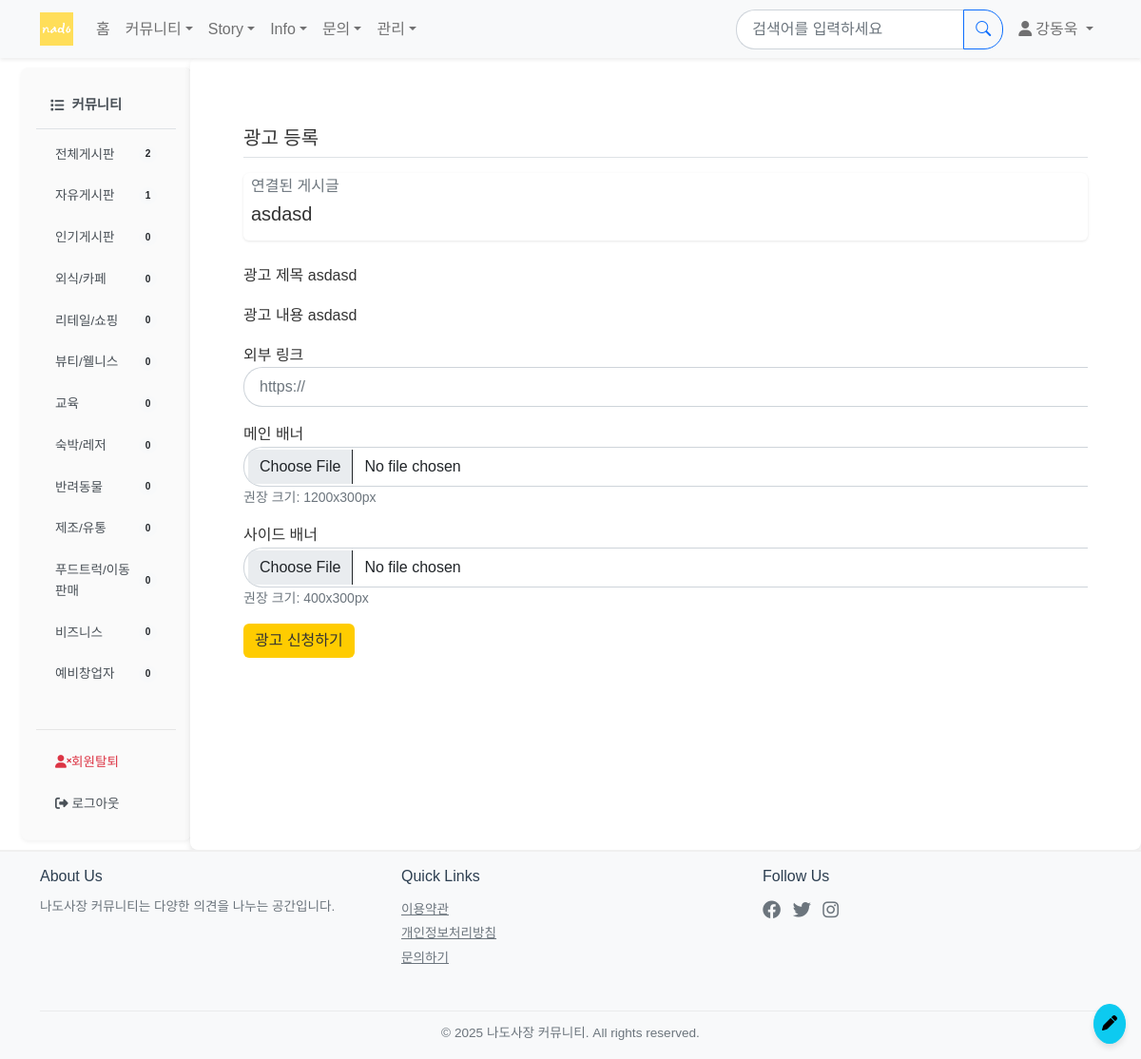
The page /board/advertisement/create/65 (signed in) on the database its author committed.
### common/models.py (models this page shows, shortened)
class CustomUser(AbstractBaseUser, PermissionsMixin):
    username = models.CharField(
        _('닉네임'),
        max_length=150,
        unique = True,
        help_text=_('필수. 150자 이내로 입력해주세요.')
    )
    user_id = models.CharField(
        _('아이디'),
        max_length=30,
        unique=True,
        help_text=_('필수. 로그인에 사용될 아이디를 입력해주세요.')
    )
    email = models.EmailField(
        _('이메일'),
        unique=True,
        help_text=_('필수. 인증에 사용될 이메일을 입력해주세요.')
    )
    business_type = models.ForeignKey(
        BusinessType,
        on_delete=models.SET_NULL,
        null=True,
        blank=True,
        verbose_name=_('업종'),
        related_name='users'
    )
    business_name = models.CharField(
        _('사업장 이름'),
        max_length=100,
        blank=True,
        null=True
    )
    is_active = models.BooleanField(
        _('활성화'),
        default=False,
        help_text=_('이메일 인증 후 활성화됩니다.')
    )
    is_staff = models.BooleanField(
        _('admin 접근 권한'),
        default=False
    )
    is_admin = models.BooleanField(
        _('일반 관리자 권한'),
        default=False
    )
    is_superuser = models.BooleanField(
        _('최고 관리자 권한'),
        default=False
    )
    is_advertise = models.BooleanField(
        _('광고주 권한'),
        default=False
    )
    is_restricted = models.BooleanField(default=False)  # 계정 정지 여부
    restrict_end_date = models.DateTimeField(null=True, blank=True)  # 정지 해제 예정일
    date_joined = models.DateTimeField(_('가입일'), default=timezone.now)
    email_verified = models.BooleanField(_('이메일 인증됨'), default=False)
    objects = CustomUserManager()
    USERNAME_FIELD = 'user_id'
    EMAIL_FIELD = 'email'
    REQUIRED_FIELDS = ['username', 'email']
    class Meta:
        verbose_name = _('사용자')
        verbose_name_plural = _('사용자들')

### board/models.py (models this page shows, shortened)
class Category(models.Model):
    TYPE_CHOICES = (
        ('board', '글게시판'),
        ('story', '이야기게시판'),
        ('advertise','광고게시판'),
        ('info','정보게시판')
    )
    name = models.CharField(max_length=50, unique=True)
    slug = models.SlugField(max_length=200, unique=True)
    description = models.TextField(blank=True)
    order = models.IntegerField(default=0)
    is_active = models.BooleanField(default=True)
    is_business = models.BooleanField(default=False)  # 사업 분야 대분류에 해당. profile, 회원가입에 사용됨.
    type = models.CharField(max_length=10, choices=TYPE_CHOICES, default='board')
    created_at = models.DateTimeField(auto_now_add=True)

class Question(models.Model):
    category = models.ForeignKey(
        Category,
        on_delete=models.SET_NULL,
        null=True,
        related_name='questions'
    )
    author = models.ForeignKey(settings.AUTH_USER_MODEL, on_delete=models.CASCADE, related_name='author_question')
    subject = models.CharField(max_length=200)
    content = models.TextField()
    modify_date = models.DateTimeField(null=True, blank=True)
    create_date = models.DateTimeField()
    up_voter = models.ManyToManyField(settings.AUTH_USER_MODEL, related_name='question_up_voter',blank=True)
    down_voter = models.ManyToManyField(settings.AUTH_USER_MODEL, related_name='question_down_voter',blank=True)
    is_notice = models.BooleanField(default=False)
    bookmarks = models.ManyToManyField(settings.AUTH_USER_MODEL, related_name='bookmarked_questions', blank=True)
    view_count = models.PositiveIntegerField(default=0)

### board/views/advertise_views.py (the view)
# urls.py: path('advertisement/create/<int:question_id>', advertise_views.advertisement_create, name='advertisement_create'),
@login_required(login_url='common:login')
def advertisement_create(request, question_id):
    question = get_object_or_404(Question, pk=question_id)
    if request.user != question.author or not request.user.is_advertise:
        raise PermissionDenied('광고 등록 권한이 없습니다.')
    if request.method == 'POST':
        form = AdvertisementForm(request.POST, request.FILES)
        if form.is_valid():
            advertisement = form.save(commit=False)
            advertisement.question = question
            advertisement.save()
            messages.success(request, '광고가 신청되었습니다. 관리자 승인 후 게시됩니다.')
            return redirect('board:detail', question_id=question.id)
    else:
        form = AdvertisementForm()
    context = {
        'form': form,
        'question': question
    }
    return render(request, 'board/advertisement/advertisement_form.html', context)

### board/forms.py
class AdvertisementForm(forms.ModelForm):
    class Meta:
        model = Advertisement
        fields = ['external_link', 'main_banner', 'side_banner']
        widgets = {
            'external_link': forms.URLInput(attrs={
                'class': 'form-control',
                'placeholder': 'https://'
            }),
            'main_banner': forms.FileInput(attrs={
                'class': 'form-control'
            }),
            'side_banner': forms.FileInput(attrs={
                'class': 'form-control'
            })
        }

### board/context_processors.py (called while the page is built)
def categories(request):
    return {
        'categories' : Category.objects.filter(is_active = True).order_by('order')
    }

def board_categories(request):
    board_categories = Category.objects.filter(is_active=True,type='board')
    return {
        'board_categories' : Category.objects.filter(is_active=True,type='board').order_by('order'),
        'board_Q_count' : Question.objects.filter(category__in=board_categories).count(),
        'user_count' : CustomUser.objects.filter(is_active=True).count()
            }

def board_business_categories(request):
    return {
        'business_categories' : Category.objects.filter(is_active=True,type='board',is_business=True).order_by('order'),
        'nonbusiness_categories' : Category.objects.filter(is_active=True,type='board',is_business=False).order_by('order')
            }

def each_categories(request):
    return {
        'story_categories' : Category.objects.filter(is_active=True,type='story').order_by('order'),
        'info_categories' : Category.objects.filter(is_active=True,type='info').order_by('order') ,
        'advertise_categories' : Category.objects.filter(is_active=True,type='advertise').order_by('order')
    }

### templates/board/advertisement/advertisement_form.html (shortened to what this page needs)
{% extends "base.html" %}
{% block content %}
<div class="container">
    <h5 class="my-3 border-bottom pb-2">광고 등록</h5>
    <div class="card mb-4">
        <div class="card-body">
            <h6 class="card-subtitle mb-2 text-muted">연결된 게시글</h6>
            <h5 class="card-title">{{ question.subject }}</h5>
        </div>
    </div>
    <form method="post" enctype="multipart/form-data" class="post-form my-3">
        <div class="form-group mb-3">
            <label for="{{ form.title.id_for_label }}">광고 제목</label>
            {{ question.subject }}
        </div>
        <div class="form-group mb-3">
            <label for="{{ form.content.id_for_label }}">광고 내용</label>
            {{ question.content|striptags }}
        </div>
        <div class="form-group mb-3">
            <label for="{{ form.external_link.id_for_label }}">외부 링크</label>
            {{ form.external_link }}
        </div>
        <div class="form-group mb-3">
            <label for="{{ form.main_banner.id_for_label }}">메인 배너</label>
            {{ form.main_banner }}
            <small class="text-muted d-block">권장 크기: 1200x300px</small>
        </div>
        <div class="form-group mb-3">
            <label for="{{ form.side_banner.id_for_label }}">사이드 배너</label>
            {{ form.side_banner }}
            <small class="text-muted d-block">권장 크기: 400x300px</small>
        </div>
        <button type="submit" class="btn btn-primary">광고 신청하기</button>
    </form>
</div>
{% endblock %}

### templates/navbar.html (shortened to what this page needs)
{% load static %}
<nav class="navbar navbar-expand-lg navbar-light bg-light shadow-sm sticky-top">
    <div class="container">
        <a href="{% url 'board:index' %}" class="navbar-brand">
            <img src="{% static 'nado.png' %}" alt="파파이스 로고" height="30">
        </a>
        <div class="collapse navbar-collapse" id="navbarNav">
            <ul class="navbar-nav me-auto">
                <li class="nav-item">
                    <a class="nav-link {% if request.resolver_match.url_name == 'index' %}active{% endif %}"
                       href="{% url 'board:index' %}">홈</a>
                </li>
                <li class="nav-item dropdown">
                    <a class="nav-link dropdown-toggle" href="#" id="communityDropdown" role="button"
                       data-bs-toggle="dropdown" aria-expanded="false">커뮤니티</a>
                </li>
                <li class="nav-item dropdown">
                    <a class="nav-link dropdown-toggle" href="#" id="storyDropdown" role="button"
                       data-bs-toggle="dropdown" aria-expanded="false">Story</a>
                </li>
                <li class="nav-item dropdown">
                    <a class="nav-link dropdown-toggle" href="#" id="infoDropdown" role="button"
                       data-bs-toggle="dropdown" aria-expanded="false">Info</a>
                </li>
                <li class="nav-item dropdown">
                    <a class="nav-link dropdown-toggle" href="#" id="inquiryDropdown" role="button"
                       data-bs-toggle="dropdown" aria-expanded="false">문의</a>
                </li>
                {% if user.is_authenticated %}
                {% if user.is_admin or user.is_advertise %}
                <li class="nav-item dropdown">
                    <a class="nav-link dropdown-toggle" href="#" id="adminDropdown" role="button"
                       data-bs-toggle="dropdown" aria-expanded="false">관리</a>
                </li>
                {% endif %}
                {% endif %}
            </ul>
            <form class="d-flex me-2" action="{% url 'board:search' %}" method="get">
                <div class="input-group">
                    <input class="form-control" type="search" name="q" placeholder="검색어를 입력하세요"
                           value="{{ request.GET.q|default:'' }}" aria-label="검색">
                    <button class="btn btn-outline-primary" type="submit">
                        <i class="bi bi-search"></i>
                    </button>
                </div>
            </form>
            <ul class="navbar-nav">
                {% if user.is_authenticated %}
                    <li class="nav-item dropdown">
                        <a class="nav-link dropdown-toggle" href="#" id="userDropdown" role="button"
                           data-bs-toggle="dropdown" aria-expanded="false">
                            <i class="fas fa-user me-1"></i>{{ user.username }}
                        </a>
                    </li>
                {% else %}
                    <li class="nav-item">
                        <a href="{% url 'common:login' %}" class="nav-link">
                            <i class="fas fa-sign-in-alt me-1"></i>로그인
                        </a>
                    </li>
                {% endif %}
            </ul>
        </div>
    </div>
</nav>

### templates/_sidebar.html
<div class="col-md-2 p-0">
    <div class="sidebar">
        <div class="nav flex-column">
            {% if category or current_type %}
            {% if request.session.last_visited_type %}
            <h6 class="sidebar-heading d-flex align-items-center">
                {% if request.session.last_visited_type == 'board' %}
                    <i class="fas fa-list me-2"></i>커뮤니티
                {% elif request.session.last_visited_type == 'story' %}
                    <i class="fas fa-book me-2"></i>이야기 게시판
                {% elif request.session.last_visited_type == 'advertise' %}
                    <i class="fas fa-ad me-2"></i>광고 게시판
                {% endif %}
            </h6>
            <div class="nav flex-column mb-4">
                {% for cat in categories %}
                    {% if cat.type == request.session.last_visited_type %}
                    <li class="nav-item">
                    <a class="nav-link {% if current_category == cat.slug %}active{% endif %}"
                        href="{% url 'board:category_questions' cat.slug %}">
                        <div class="d-flex justify-content-between align-items-center">
                            <span>{{ cat.name }}</span>
                            <small class="badge rounded-pill bg-light text-dark">
                                {% if cat.slug != 'all' %}
                                {{ cat.questions.count }}
                                {% else %}
                                {{board_Q_count}}
                                {% endif %}
                            </small>
                        </div>
                    </a>
                    </li>
                    {% endif %}
                {% endfor %}
            </div>
            {% endif %}
            {% else %}
            <h6 class="sidebar-heading d-flex align-items-center">
                <i class="fas fa-list me-2"></i>커뮤니티
            </h6>
            <div class="nav flex-column mb-4">
                {% for cat in board_categories %}
                <li class="nav-item">
                    <a class="nav-link" href="{% url 'board:category_questions' cat.slug %}">
                        <div class="d-flex justify-content-between align-items-center">
                            <span>{{ cat.name }}</span>
                            <small class="badge rounded-pill bg-light text-dark">
                                {% if cat.slug != 'all' %}
                                {{ cat.questions.count }}
                                {% else %}
                                {{board_Q_count}}
                                {% endif %}
                            </small>
                        </div>
                    </a>
                </li>
                {% endfor %}
            </div>
            {% endif %}
            <hr class="sidebar-divider">
            {% if user.is_authenticated %}
            <li class="nav-item">
                <a href="{%url 'common:delete_account'%}" class="nav-link text-danger" onclick="return confirm('정말로 회원탈퇴 페이지로 이동하시겠습니까?');">
                    <i class="fas fa-user-times"></i>회원탈퇴
                </a>
            </li>
            <li class="nav-item">
                <a href="{% url 'common:logout'%}" class="nav-link">
                    <i class="fas fa-sign-out-alt"></i> 로그아웃
                </a>
            </li>
            {% else %}
            <li class="nav-item">
                <a href="{% url 'common:login'%}" class="nav-link">
                    <i class="fas fa-sign-in-alt"></i>로그인
                </a>
            </li>
            {% endif %}
        </div>
    </div>
</div>

### static/style.css (style rules this page uses)
:root { --sidebar-width: 240px; --primary-color: #2C3E50; --hover-color: #f8f9fa; --active-color: #e9ecef; }
.sidebar { width: 180px; background-color: #f8f9fa; border-radius: 8px; margin: 10px; box-shadow: 0 2px 4px rgba(0,0,0,0.05); }
.sidebar .nav-link { color: #495057; font-size: 0.85rem; padding: 8px 15px; margin: 3px 5px; border-radius: 5px; transition: all 0.2s ease; }
.sidebar-heading { color: #495057; font-size: 0.9rem; font-weight: 600; padding: 15px; margin-bottom: 5px; border-bottom: 1px solid #dee2e6; }
.card { border: none; box-shadow: 0 1px 3px rgba(0,0,0,0.1); transition: all 0.2s ease; }
.btn-primary { background-color: var(--primary-color); border: none; }
.form-control { border-radius: 20px 0 0 20px; }
.btn-outline-primary { border-radius: 0 20px 20px 0; }
.navbar { background-color: #ffffff; box-shadow: 0 2px 4px rgba(0, 0, 0, 0.1); }
.nav-link { font-weight: 500; }
.card-body { padding: 0.5rem; }

### templates/navbar.html (style rules this page uses)
.navbar { padding: 0.5rem 0; }
.navbar-brand img { height: 35px; transition: transform 0.2s ease; }
.form-control { border-radius: 20px 0 0 20px; border-right: none; padding: 0.5rem 1rem; }
.btn-outline-primary { border-radius: 0 20px 20px 0; }

### templates/base.html (style rules this page uses)
body { font-family: 'Noto Sans KR', sans-serif; line-height: 1.6; color: #333; }
.btn-primary { background-color: #ffcc00; border-color: #ffcc00; color: #333; }
.sidebar { background-color: #fafafa; border-right: 1px solid #f0f0f0; padding: 1rem; }
hr { margin: 0.75rem 0; opacity: 0.1; }

### rows shown on the page
CustomUser: username "강동욱"
Category: name "전체게시판", board_Q_count "2"
Category: name "자유게시판", questions.count "1"
Category: name "인기게시판", questions.count "0"
Category: name "외식/카페", questions.count "0"
Category: name "리테일/쇼핑", questions.count "0"
Category: name "뷰티/웰니스", questions.count "0"
Category: name "교육", questions.count "0"
Category: name "숙박/레저", questions.count "0"
Category: name "반려동물", questions.count "0"
Category: name "제조/유통", questions.count "0"
Category: name "푸드트럭/이동판매", questions.count "0"
Category: name "비즈니스", questions.count "0"
Category: name "예비창업자", questions.count "0"
Question: subject "asdasd", content "asdasd"
